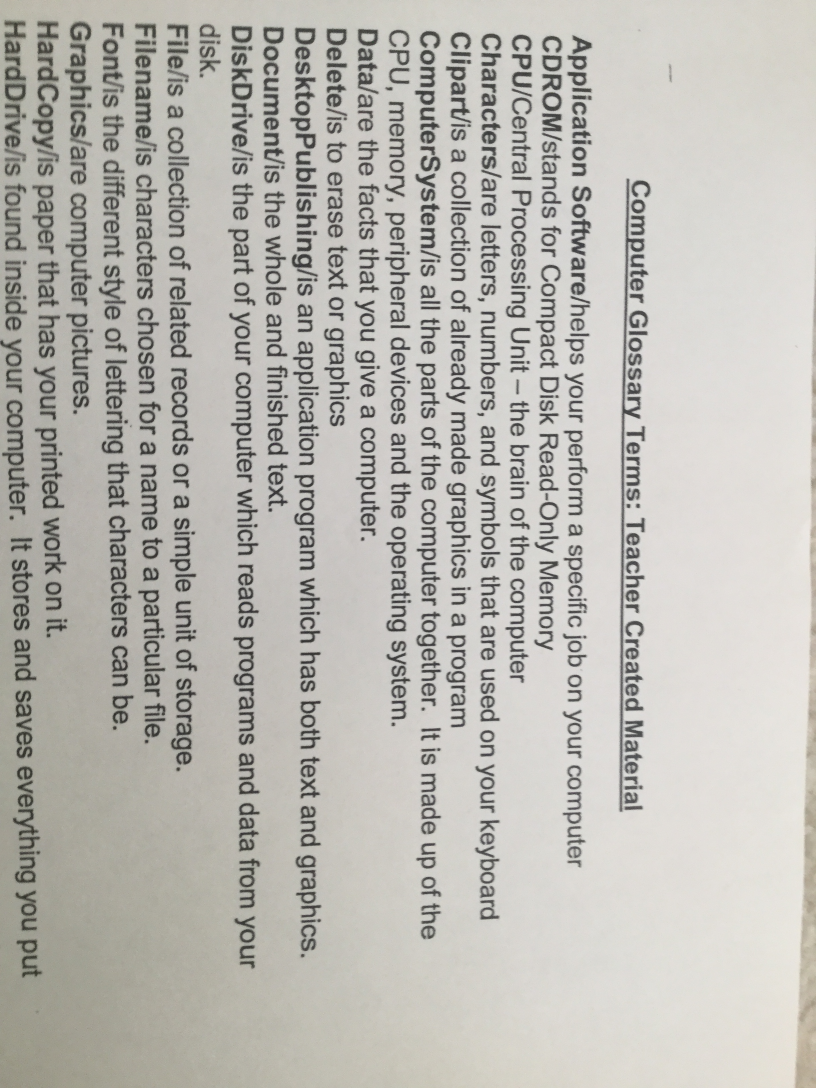
#> input picture IMG_1351.JPG, 2448 x 3264 px (shown at 1/3 size)
$ python main.py IMG_1351.JPG   (older library calls are emulated)
#> lines starting #> are read from the running program, lines starting #| are printed output that depends on the picture; after the words box and inside, x2 and y2 are one past the last pixel; in counts of white or black regions, pixels touching at a corner belong together
### functnDefinitions.py
import cv2
import numpy as np

def crop_It(input):
    afterDilat = cv2.dilate(input, np.ones((5, 5), np.uint8),iterations=15)
    # cv2.imshow("afterdilat", cv2.resize(afterDilat, (1366, 768)))
    # im2, countours, heirarchy = cv2.findContours(afterDilat, cv2.RETR_TREE, cv2.CHAIN_APPROX_SIMPLE)
    countours, _ = cv2.findContours(afterDilat, cv2.RETR_TREE, cv2.CHAIN_APPROX_SIMPLE)
    initx1 = 10e9
    inity1 = 10e9
    initx2 = -1
    inity2 = -1
    for cntr in countours:
        if cv2.contourArea(cntr) <= 5000:
            continue
        x1, y1, w, h = cv2.boundingRect(cntr)
        x2 = x1 + w
        y2 = y1 + h
        if x1 < initx1:
            initx1 = x1
        if y1 < inity1:
            inity1 = y1
        if x2 > initx2:
            initx2 = x2
        if y2 > inity2:
            inity2 = y2
    crop = input[inity1:inity2,initx1:initx2]
    # cv2.imshow("cropped", cv2.resize(crop, (1366, 768)))
    # crop = cv2.erode(crop, np.ones((3, 3), np.uint8), iterations=1)
    return crop

def binarize(crop):
    output1 = cv2.Canny(crop, 37, 160)
    output1 = cv2.dilate(output1, np.ones((5, 5), np.uint8), iterations=1)
    output3 = cv2.adaptiveThreshold(crop, 255, cv2.ADAPTIVE_THRESH_MEAN_C, cv2.THRESH_BINARY_INV, 41, 2)
    output3 = cv2.erode(output3, np.ones((4, 4), np.uint8), iterations=1)
    output2 = cv2.bitwise_and(output3, output1)
    # [6 lines of commented-out code are left out]
    return output2

def removeTilt(binary):
    textSpace = np.column_stack((np.where(binary > 0)))
    angle = cv2.minAreaRect(textSpace)[2]
    if angle < -45:
        angle = -(90 + angle)
    else:
        angle = - angle
    # print(angle)
    (h, w) = binary.shape[:2]
    centre = (w / 2, h / 2)
    M = cv2.getRotationMatrix2D(centre, angle, 1.0)
    tiltCrrctd = cv2.warpAffine(binary, M, (w, h), flags=cv2.INTER_CUBIC, borderMode=cv2.BORDER_REPLICATE)
    return tiltCrrctd

def getLines(cropped):
    lines = []
    h = cropped.shape[0]
    isline = False
    for i in range(0, h):
        segmntn = sum(cropped[i])
        if segmntn == 0 and isline == True:
            lines.append(i)
            isline = False
        if segmntn > 0 and isline == False:
            lines.append(i)
            isline = True
    return lines

def getchars(cropped, lwr, upr):
    chars = []
    w = cropped.shape[1]
    ischar = False
    for i in range(0, w):
        segmntn = 0
        for j in range(lwr + 1, upr):
            segmntn = segmntn + cropped[j][i]
        if segmntn <= 5 and ischar == True:
            chars.append(i)
            ischar = False
        elif segmntn > 5 and ischar == False:
            chars.append(i)
            ischar = True
    return chars

### main.py
from PIL import Image, ImageEnhance, ImageFilter
import pytesseract
import functnDefinitions
import cv2
import sys
reload(sys)
sys.setdefaultencoding('utf-8')
import numpy as np

inputFile = str(sys.argv[-1])
# [7 lines of commented-out code are left out]
input = cv2.imread("IMG_1351.JPG", cv2.IMREAD_GRAYSCALE)
binary = functnDefinitions.binarize(input)
#> in binarize, `output1 = cv2.Canny(crop, 37, 160)`:
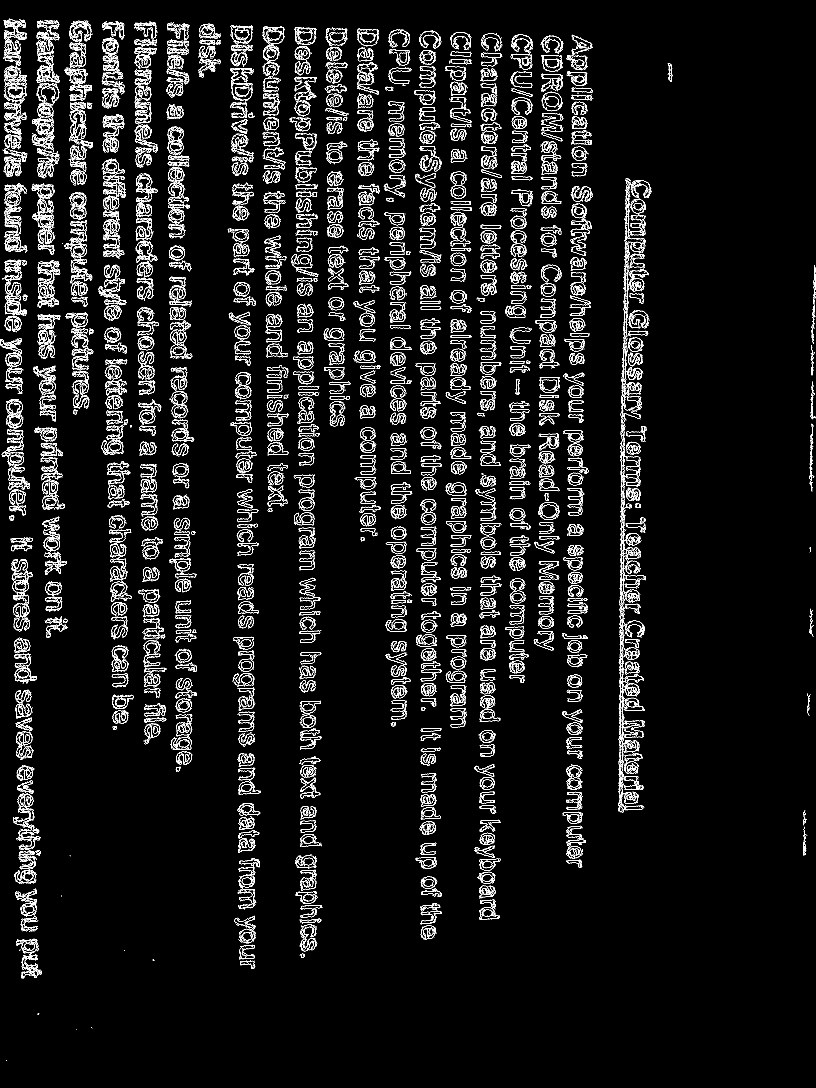
#> output1: shape (3264, 2448) (shown at 1/3 size); 4.3% white in thin lines or dots
#> in binarize, `output3 = cv2.adaptiveThreshold(crop, 255, cv2.ADAPTIVE_THRESH_MEAN_C,..`:
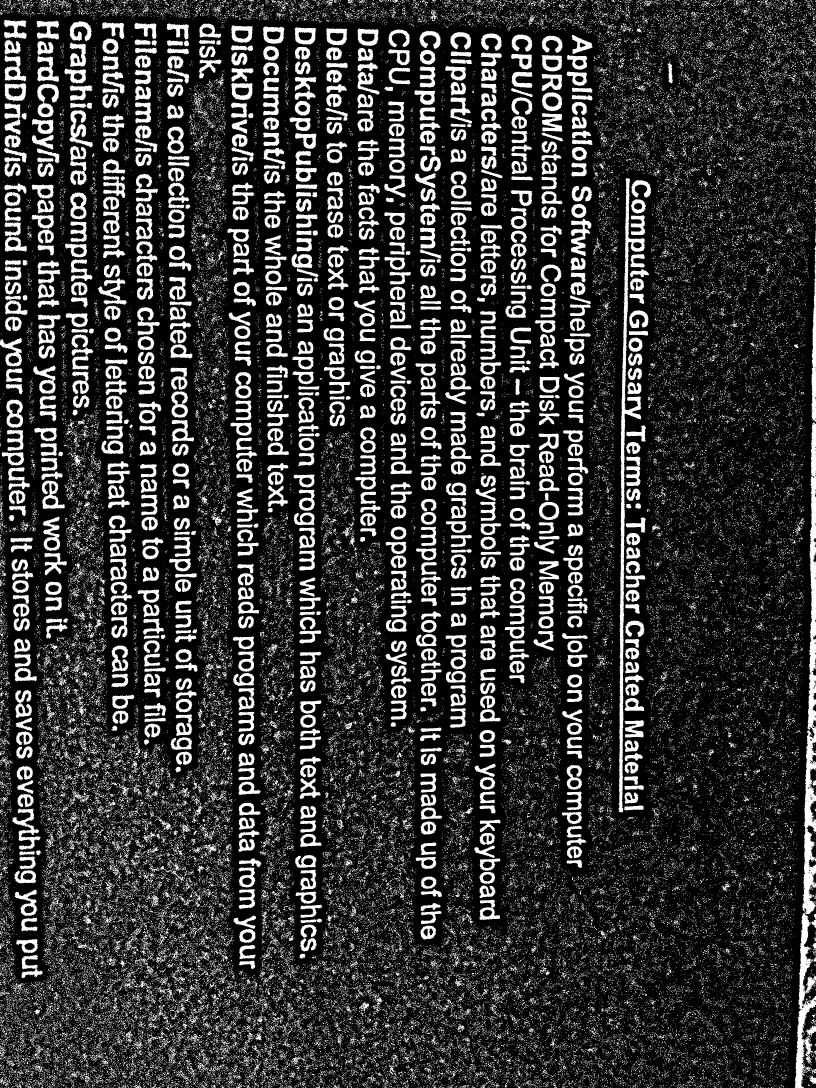
#> output3: shape (3264, 2448) (shown at 1/3 size); 20.2% white; 105739 white regions (100330 under 20 px), largest, box (x1, y1, x2, y2) and area: (2384, 1264, 2448, 3264) 39054, (1856, 535, 1934, 2437) 21306, (2433, 735, 2448, 1266) 4322
cropped = functnDefinitions.crop_It(binary)
#> in crop_It, `afterDilat = cv2.dilate(input, np.ones((5, 5), np.uint8),iterations=15)`:
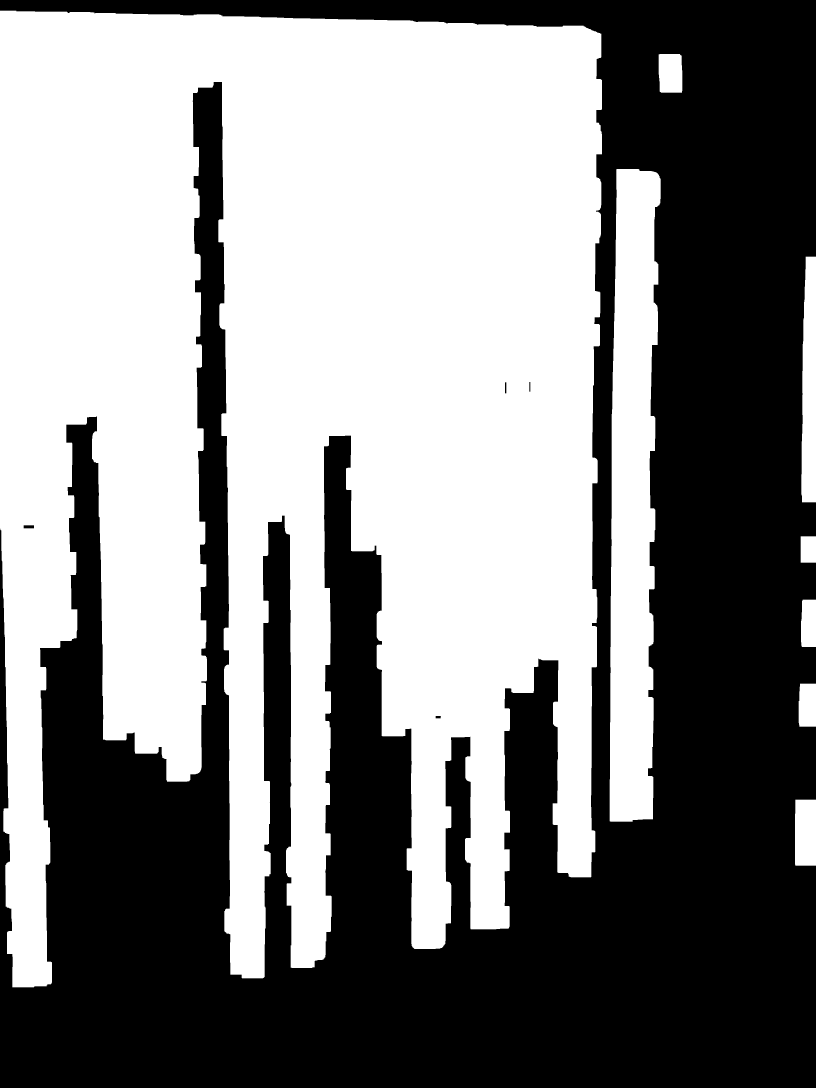
#> afterDilat: shape (3264, 2448) (shown at 1/3 size); 52% white; 5 black regions
#> in crop_It, `countours, _ = cv2.findContours(afterDilat, cv2.RETR_TREE, cv2.CHAIN_A..`: countours = 12 contours; largest, box (x1, y1, x2, y2) and area: (0, 32, 1806, 2962) 3837832, (1829, 507, 1982, 2465) 238808, (2404, 770, 2448, 1507) 28150, (2385, 2399, 2448, 2597) 12170, (1976, 162, 2047, 278) 7808
#> the loop in crop_It, `for cntr in countours:` made 12 passes
#> (x1, y1, w, h, x2, y2, initx1, inity1) on pass 1: (2385, 2399, 63, 198, 2448, 2597, 2385, 2399)
#> after the loop in crop_It, `for cntr in countours:`: initx1 = 0; initx2 = 2448; inity1 = 32; inity2 = 2962
#> in crop_It, `crop = input[inity1:inity2,initx1:initx2]`:
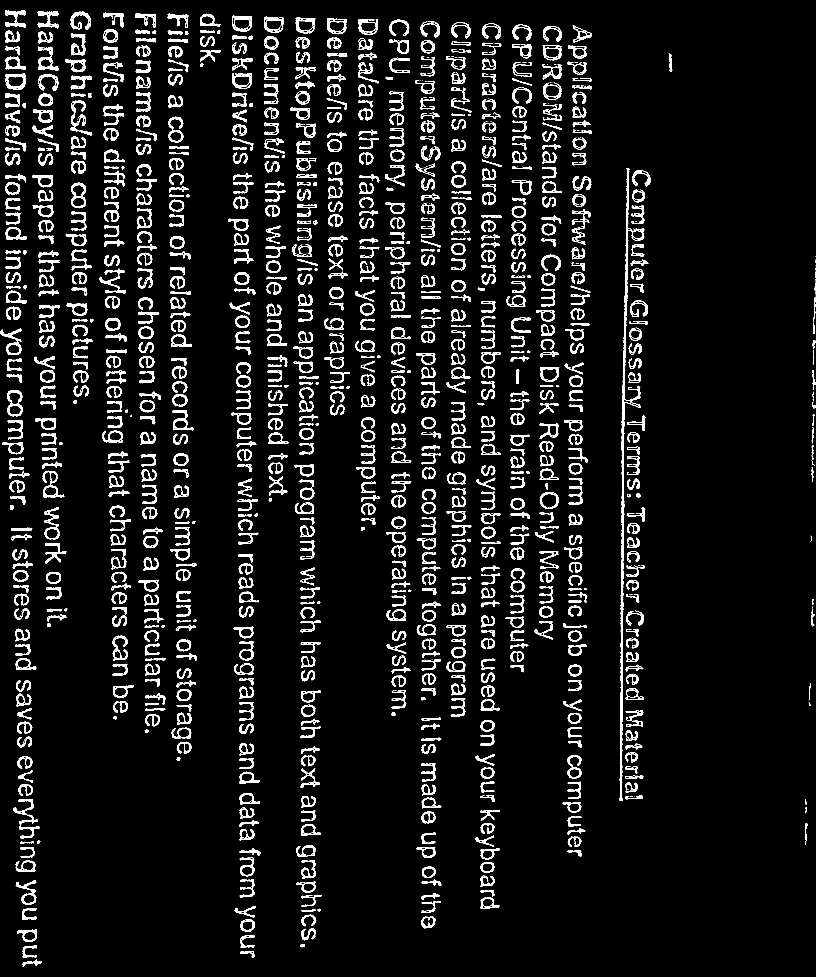
#> crop: shape (2930, 2448) (shown at 1/3 size); 6.4% white; 1414 white regions (393 under 20 px), largest, box (x1, y1, x2, y2) and area: (1859, 505, 1933, 2403) 11961, (40, 2397, 120, 2516) 1761, (211, 301, 277, 407) 1504
tiltCrrctd = functnDefinitions.removeTilt(cropped)
#> in removeTilt, `textSpace = np.column_stack((np.where(binary > 0)))`: textSpace = 461246 pairs, first value 30 to 2899, second value 0 to 2447
#> in removeTilt, `angle = cv2.minAreaRect(textSpace)[2]`: angle = -90
#> in removeTilt, `angle = -(90 + angle)`: angle = 0
#> in removeTilt, `M = cv2.getRotationMatrix2D(centre, angle, 1.0)`: M = [[1, 0, 0], [0, 1, 0]]
cropped = tiltCrrctd
# tiltCrrctd = binary
# cropped = tiltCrrctd

Lines = functnDefinitions.getLines(cropped)
#> the loop in getLines, `for i in range(0, h):` made 2930 passes
#> segmntn on passes 1 to 8: 0, 0, 0, 0, 0, 0, 0, 0
#> after the loop in getLines, `for i in range(0, h):`: isline = False; lines = [30, 2874, 2877, 2900]
#> Lines = [30, 2874, 2877, 2900]
(h, w) = cropped.shape[:2]
totlLines = len(Lines)
#> totlLines = 4
for i in range(0, totlLines, 2):
    chars = functnDefinitions.getchars(cropped, Lines[i], Lines[i + 1])
    totlChars = len(chars)
    for j in range(0, totlChars, 2):
#> (the run stopped early here; a loop or call above may not have finished)

$ run again, with IMG_0341.jpg copied over IMG_1351.JPG
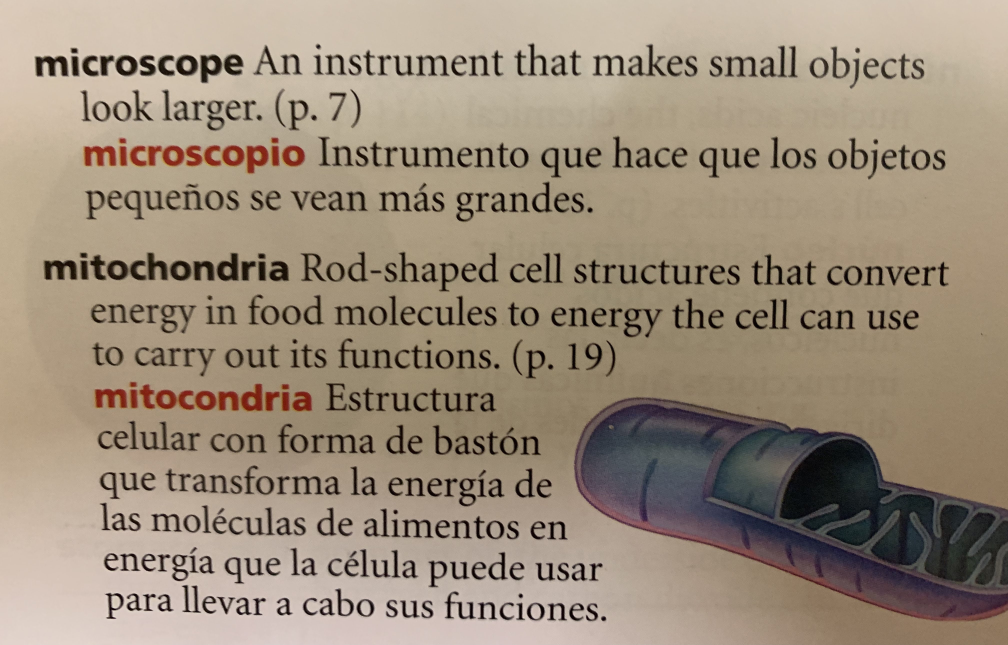
#> input picture IMG_0341.jpg, 4032 x 2580 px (shown at 1/4 size)
#> in binarize, `output1 = cv2.Canny(crop, 37, 160)`:
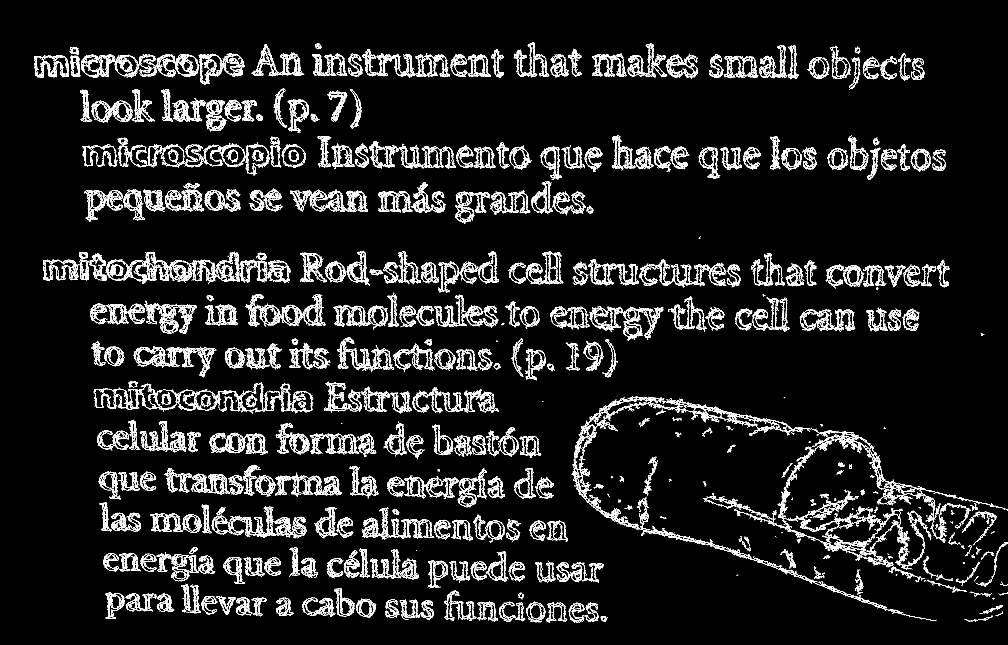
#> output1: shape (2580, 4032) (shown at 1/4 size); 4.4% white in thin lines or dots, all inside (x1, y1, x2, y2) = (136, 170, 4032, 2492)
#> output2: shape (2580, 4032); 6.1% white; 1075 white regions (387 under 20 px), largest, box (x1, y1, x2, y2) and area: (2298, 1738, 3748, 2482) 11451, (2330, 1590, 3119, 1739) 6153, (3282, 1729, 3705, 1969) 3375
#> afterDilat: shape (2580, 4032); 51% white; 60 black regions (11 under 20 px)
#> countours = 63 contours, 12 with area under 20; largest, box (x1, y1, x2, y2) and area: (147, 978, 3826, 2515) 3182602, (111, 144, 3811, 917) 1578721, (2268, 1560, 4032, 2513) 1022636, (2368, 1673, 3215, 2168) 181198, (1879, 1152, 2720, 1223) 31908
#> the loop in crop_It, `for cntr in countours:` made 63 passes
#> (x1, y1, w, h, x2, y2, initx1, inity1) on pass 1: (2268, 1560, 1764, 953, 4032, 2513, 2268, 1560)
#> after the loop in crop_It, `for cntr in countours:`: initx1 = 111; initx2 = 4032; inity1 = 144; inity2 = 2515
#> crop: shape (2371, 3921); 6.8% white; 1075 white regions (387 under 20 px), largest, box (x1, y1, x2, y2) and area: (2187, 1594, 3637, 2338) 11451, (2219, 1446, 3008, 1595) 6153, (3171, 1585, 3594, 1825) 3375
#> textSpace = 633344 pairs, first value 30 to 2340, second value 30 to 3920
#> in removeTilt, `angle = cv2.minAreaRect(textSpace)[2]`: angle = -89.93
#> in removeTilt, `angle = -(90 + angle)`: angle = -0.0746
#> M = [[1, -0.0013, 1.54], [0.0013, 1, -2.55]]
#> in removeTilt, `tiltCrrctd = cv2.warpAffine(binary, M, (w, h), flags=cv2.INTER_CUBIC, ..`:
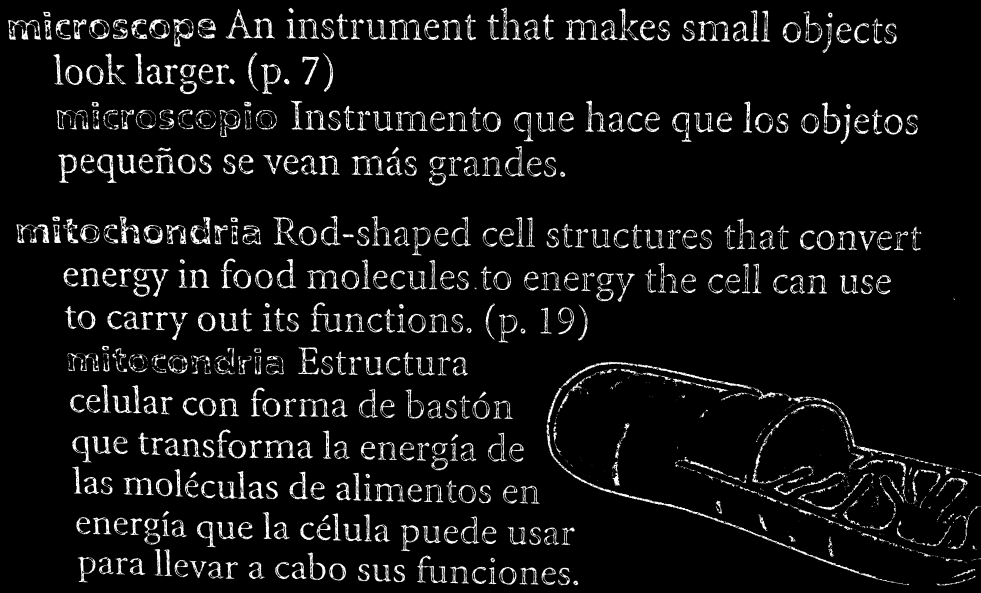
#> tiltCrrctd: shape (2371, 3921) (shown at 1/4 size); min 0, max 255, mean 17.4
#> the loop in getLines, `for i in range(0, h):` made 2371 passes
#> segmntn on passes 1 to 8: 0, 0, 0, 0, 0, 0, 0, 0
#> after the loop in getLines, `for i in range(0, h):`: isline = False; lines = [29, 378, 401, 577, 583, 744, 862, 1023, 1032, 1209, 1210, 1371, 1383, 2343]
#> Lines has the same summary as lines in getLines
#> totlLines = 14
